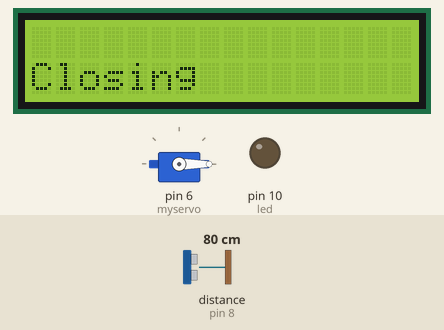
A sketch run on a simulated Arduino Uno, built with avr-gcc and run on an emulated ATmega328P. Shown: 16×2 character LCD, servo, output pins drawn as LEDs (lit = HIGH). Wiring (inferred from the names in the program): ultrasonic range finder: trigger pin 9; echo pin 8. The test bench sets the inputs (shaded band); at power-on: distance to the obstacle (sensor on pin 8) 80 cm. The echo pulse lasts 58.3 µs per cm; pins used as bus, display or sensor lines are not drawn; what the sketch prints to the serial monitor is not drawn.

Above: at 1.2 s.
1.3 s: distance to the obstacle (sensor on pin 8) set to 56 cm
2.8 s: distance to the obstacle (sensor on pin 8) set to 49 cm
At 3.9 s:
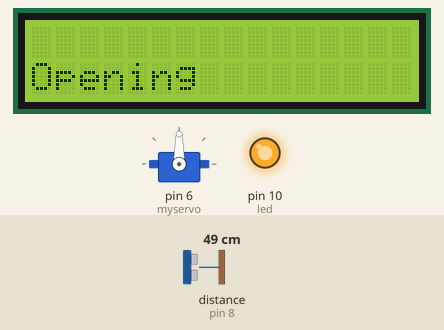
4.6 s: distance to the obstacle (sensor on pin 8) set to 60 cm
At 5.9 s:
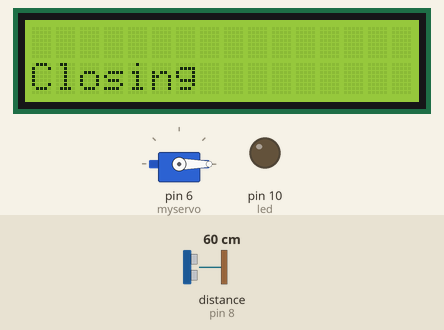
6.4 s: distance to the obstacle (sensor on pin 8) set to 2 cm
At 8.0 s:
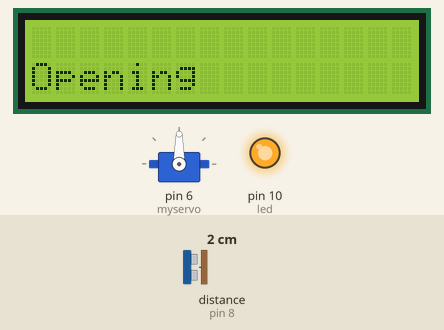
Timing chart, 0 to 9.2 s (numbered marks = the images above; inputs shaded):
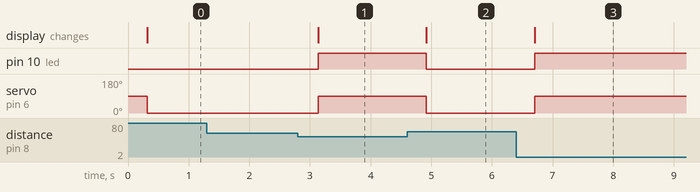

Measured:
- the behaviour switches between 52 and 51 cm on distance to the obstacle (sensor on pin 8) (found by bisection; images 0 and 1)
- after the input at 1.3 s, every drawn part: stays the same
- after the input at 2.8 s, pin 10 (led): LOW → HIGH after 0.33 s; servo on pin 6 (myservo): 0° → 90° after 0.33 s; the display: changes after 0.33 s (image 1)
- after the input at 4.6 s, pin 10 (led): HIGH → LOW after 0.32 s; servo on pin 6 (myservo): 90° → 0° after 0.32 s; the display: changes after 0.32 s (image 2)
- after the input at 6.4 s, pin 10 (led): LOW → HIGH after 0.30 s; servo on pin 6 (myservo): 0° → 90° after 0.31 s; the display: changes after 0.31 s (image 3)

The sketch:

Main_code.ino
```cpp
#include <LiquidCrystal.h> // include the library code:
#include <Servo.h> // Include servo library
Servo myservo;

// initialize the library by associating any needed LCD interface pin
// with the arduino pin number it is connected to
const int rs = 12, en = 11, d4 = 5, d5 = 4, d6 = 3, d7 = 2;
LiquidCrystal lcd(rs, en, d4, d5, d6, d7);
int startpos = 0;
int led = 10; // Test component, Will be replaced wil LCD screen
int trigPin = 9;    // Trigger
int echoPin = 8;    // Echo
long duration, cm, inches; // measuring values


void setup() {
    // set up the LCD's number of columns and rows:
  lcd.begin(16, 2);
  myservo.attach(6); // Select pin for servo
//servo.write(0) // put servo to one of the limits to calibrate
//should be at 0 degree position
  //Serial Port begin
  Serial.begin (9600);
  //Define inputs and outputs
  pinMode(trigPin, OUTPUT); // Setting digital pins
  pinMode(echoPin, INPUT);
  pinMode(led,OUTPUT);
}

void loop() {
  // The sensor is triggered by a HIGH pulse of 10 or more microseconds.
  // Give a short LOW pulse beforehand to ensure a clean HIGH pulse:
  digitalWrite(trigPin, LOW);
  delayMicroseconds(5);
  digitalWrite(trigPin, HIGH);//Selecting digital writes and delays
  delayMicroseconds(10);
  digitalWrite(trigPin, LOW);

  // Read the signal from the sensor: a HIGH pulse whose
  // duration is the time (in microseconds) from the sending
  // of the ping to the reception of its echo off of an object.
  pinMode(echoPin, INPUT);
  duration = pulseIn(echoPin, HIGH);//

  // Convert the time into a distance
  cm = (duration/2) / 29.1;     // Divide by 29.1 or multiply by 0.0343
  inches = (duration/2) / 74;   // Divide by 74 or multiply by 0.0135

  Serial.print(inches);
  Serial.print("in, ");
  Serial.print(cm);
  Serial.print("cm");
  Serial.println();

  delay(250);// Quater second delay
  if (cm <= 50){// conditional statement to trigger test LED
    digitalWrite(led,HIGH);//Enter relevant LCD messages here
  Serial.print("LED, ");//Serialprints for LED states within
    //the conditional statements
  Serial.println("On");
     myservo.write(90); //newstart post for every incriment
    lcd.setCursor(0,1);
    lcd.print("Opening");
  }//Using a led to demonstrate a working concept of the code.
    else {
      digitalWrite(led,LOW);// Turn off when the
      //object is not 50cm or closer
  Serial.print("LED, ");// LED state
  Serial.println("Off");
       myservo.write(startpos); //newstart post for every incriment
  	lcd.setCursor(0,2);
    lcd.print("Closing");
    }

}
```
